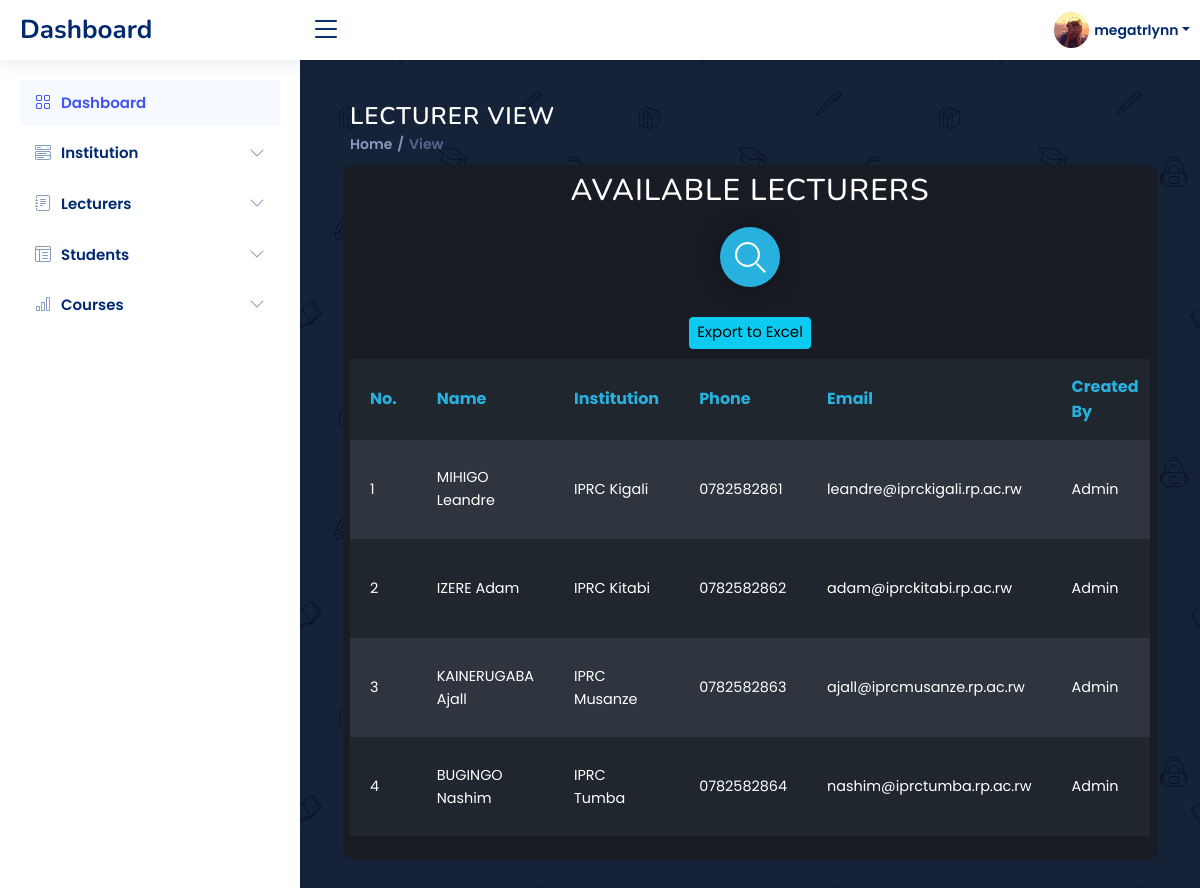
The app's page /dashboard/view2.php (signed in) with its own data.
### tables this page shows
CREATE TABLE `lecturers` (
  `id` int(11) NOT NULL,
  `institution_id` int(11) DEFAULT NULL,
  `name` varchar(255) DEFAULT NULL,
  `phone` varchar(20) DEFAULT NULL,
  `email` varchar(255) DEFAULT NULL,
  `users_id` int(11) DEFAULT NULL,
  `role_id` int(11) DEFAULT NULL,
  `created_by` varchar(255) DEFAULT NULL,
  `created_at` timestamp NOT NULL DEFAULT current_timestamp(),
  `updated_at` timestamp NOT NULL DEFAULT current_timestamp() ON UPDATE current_timestamp()
);

CREATE TABLE `institution` (
  `id` int(11) NOT NULL,
  `name` varchar(255) DEFAULT NULL,
  `physical_codes` varchar(255) DEFAULT NULL,
  `email` varchar(255) DEFAULT NULL,
  `phone` varchar(20) DEFAULT NULL,
  `created_by` varchar(255) DEFAULT NULL,
  `created_at` timestamp NOT NULL DEFAULT current_timestamp(),
  `updated_at` timestamp NOT NULL DEFAULT current_timestamp() ON UPDATE current_timestamp()
);

### dashboard/view2.php (the view, shortened to what this page needs)
<!DOCTYPE html>
<html lang="en">
<head>
  <link href="assets/vendor/bootstrap/css/bootstrap.min.css" rel="stylesheet">
  <link href="assets/vendor/bootstrap-icons/bootstrap-icons.css" rel="stylesheet">
  <link href="assets/vendor/boxicons/css/boxicons.min.css" rel="stylesheet">
  <link href="assets/vendor/quill/quill.snow.css" rel="stylesheet">
  <link href="assets/vendor/quill/quill.bubble.css" rel="stylesheet">
  <link href="assets/vendor/remixicon/remixicon.css" rel="stylesheet">
  <link href="assets/vendor/simple-datatables/style.css" rel="stylesheet">
  <link href="assets/css/style.css" rel="stylesheet">
  <link href="assets/css/style2.css" rel="stylesheet">
</head>
<body>
  <header id="header" class="header fixed-top d-flex align-items-center">
    <div class="d-flex align-items-center justify-content-between">
      <a href="dashboard.php" class="logo d-flex align-items-center">
        <span class="d-none d-lg-block">Dashboard</span>
      </a>
      <i class="bi bi-list toggle-sidebar-btn"></i>
    </div>
    <nav class="header-nav ms-auto">
      <ul class="d-flex align-items-center">
        <li class="nav-item dropdown pe-3">
          <a class="nav-link nav-profile d-flex align-items-center pe-0" href="#" data-bs-toggle="dropdown">
            <img src="assets/img/img1.png" alt="Profile" class="rounded-circle">
            <span class="d-none d-md-block dropdown-toggle ps-2"><?php echo $_SESSION['username']; ?></span>
          </a>
        </li>
      </ul>
    </nav>
  </header>
  <aside id="sidebar" class="sidebar">
    <ul class="sidebar-nav" id="sidebar-nav">
      <li class="nav-item">
        <a class="nav-link " href="dashboard.php">
          <i class="bi bi-grid"></i>
          <span>Dashboard</span>
        </a>
      </li>
      <li class="nav-item">
        <a class="nav-link collapsed" data-bs-target="#components-nav" data-bs-toggle="collapse" href="#">
          <i class="bi bi-menu-button-wide"></i><span>Institution</span><i class="bi bi-chevron-down ms-auto"></i>
        </a>
      </li>
      <li class="nav-item">
        <a class="nav-link collapsed" data-bs-target="#forms-nav" data-bs-toggle="collapse" href="#">
          <i class="bi bi-journal-text"></i><span>Lecturers</span><i class="bi bi-chevron-down ms-auto"></i>
        </a>
      </li>
      <li class="nav-item">
        <a class="nav-link collapsed" data-bs-target="#tables-nav" data-bs-toggle="collapse" href="#">
          <i class="bi bi-layout-text-window-reverse"></i><span>Students</span><i class="bi bi-chevron-down ms-auto"></i>
        </a>
      </li>
      <li class="nav-item">
        <a class="nav-link collapsed" data-bs-target="#charts-nav" data-bs-toggle="collapse" href="#">
          <i class="bi bi-bar-chart"></i><span>Courses</span><i class="bi bi-chevron-down ms-auto"></i>
        </a>
      </li>
    </ul>
  </aside>
  <main id="main" class="main">
    <div class="pagetitle">
      <h1 style="color: white; text-align: left;">Lecturer View</h1>
      <nav>
        <ol class="breadcrumb">
          <li class="breadcrumb-item"><a href="dashboard.php">Home</a></li>
          <li class="breadcrumb-item active">View</li>
        </ol>
      </nav>
    </div>
    <div class="row">
      <div class="col-md-12" id="maincont">
        <h1 style="color: white; margin-top: 5px; margin-bottom: -5px;">Available Lecturers</h1>
        <div class="table-1" style="overflow: auto; max-width: 100%;">
          <?php
          include 'phpback/dbconn.php';
            $stmt = $pdo->query("SELECT * FROM lecturers");
            $institutions = $stmt->fetchAll(PDO::FETCH_ASSOC);
          ?>
          <div class="cont">
            <div class="container-1">
              <div class="search"></div>
            </div>
          </div>
          <table id="data-table" style="table-layout: auto;">
            <tbody>
              <tr>
                <th>No.</th>
                <th>Name</th>
                <th>Institution</th>
                <th>Phone</th>
                <th>Email</th>
                <th>Created By</th>
                <center><button class="btn btn-info btn-rounded mt-3 mb-3" style="font-size: 15px; " id="export-btn">Export to Excel</button></center>
              </tr>
              <tr>
              <?php
              $i = 1;
              foreach ($institutions as $institution): ?>
                <td data-th="No."><?php echo $i; ?></td>
                <td data-th="Name"><?php echo $institution['name']; ?></td>
                <?php
                  $institution_id = $institution['institution_id'];
                  $stmt_inst = $pdo->prepare("SELECT name FROM institution WHERE id = :institution_id");
                  $stmt_inst->execute(['institution_id' => $institution_id]);
                  $institution_name = $stmt_inst->fetchColumn();
                ?>
                <td data-th="Institution"><?php echo $institution_name; ?></td>
                <td data-th="Phone"><?php echo $institution['phone']; ?></td>
                <td data-th="Email"><?php echo $institution['email']; ?></td>
                <td data-th="Created By"><?php echo $institution['created_by']; ?></td>
              </tr>
              <?php
              $i++;
              endforeach; ?>
            </tbody>
          </table>
        </div>
      </div>
    </div>
  </main>
</body>
</html>

### dashboard/assets/css/style.css (style rules this page uses)
:root { scroll-behavior: smooth; }
body { font-family: "Open Sans", sans-serif; background: #f6f9ff; color: #444444; }
a { color: #4154f1; text-decoration: none; }
h1, h2, h3, h4, h5, h6 { font-family: "Nunito", sans-serif; }
#maincont { border-radius: 10px; }
#main { margin-top: 60px; padding: 20px 30px; transition: all 0.3s; }
.pagetitle { margin-bottom: 10px; }
.pagetitle h1 { font-size: 24px; margin-bottom: 0; font-weight: 600; color: #012970; }
.breadcrumb { font-size: 14px; font-family: "Nunito", sans-serif; color: #899bbd; font-weight: 600; }
.breadcrumb a { color: #899bbd; transition: 0.3s; }
.breadcrumb .breadcrumb-item::before { color: #899bbd; }
.breadcrumb .active { color: #51678f; font-weight: 600; }
.logo { line-height: 1; }
@media (min-width: 1200px) { .logo { width: 280px; } }
.logo span { font-size: 26px; font-weight: 700; color: #012970; font-family: "Nunito", sans-serif; }
.header { transition: all 0.5s; z-index: 997; height: 60px; box-shadow: 0px 2px 20px rgba(1, 41, 112, 0.1); background-color: #fff; padding-left: 20px; }
.header .toggle-sidebar-btn { font-size: 32px; padding-left: 10px; cursor: pointer; color: #012970; }
.header-nav ul { list-style: none; }
.header-nav>ul { margin: 0; padding: 0; }
.header-nav .nav-profile { color: #012970; }
.header-nav .nav-profile img { max-height: 36px; }
.header-nav .nav-profile span { font-size: 14px; font-weight: 600; }
.sidebar { position: fixed; top: 60px; left: 0; bottom: 0; width: 300px; z-index: 996; transition: all 0.3s; padding: 20px; overflow-y: auto; scrollbar-width: thin; scrollbar-color: #aab7cf transparent; box-shadow: 0px 0px 20px rgba(1, 41, 112, 0.1); background-color: #fff; }
@media (min-width: 1200px) { #main, #footer { margin-left: 300px; } }
.sidebar-nav { padding: 0; margin: 0; list-style: none; }
.sidebar-nav li { padding: 0; margin: 0; list-style: none; }
.sidebar-nav .nav-item { margin-bottom: 5px; }
.sidebar-nav .nav-link { display: flex; align-items: center; font-size: 15px; font-weight: 600; color: #4154f1; transition: 0.3; background: #f6f9ff; padding: 10px 15px; border-radius: 4px; }
.sidebar-nav .nav-link i { font-size: 16px; margin-right: 10px; color: #4154f1; }
.sidebar-nav .nav-link.collapsed { color: #012970; background: #fff; }
.sidebar-nav .nav-link.collapsed i { color: #899bbd; }
.sidebar-nav .nav-link .bi-chevron-down { margin-right: 0; transition: transform 0.2s ease-in-out; }

### dashboard/assets/css/style2.css (style rules this page uses)
#maincont { border-radius: 10px; background-color: rgb(25, 28, 37); width: 100%; }
html { font-size: 62.5%; }
body { font-size: 1.6rem; line-height: 1.6; color: #20262e; background-color: #28b1de; -webkit-font-smoothing: antialiased; -moz-osx-font-smoothing: grayscale; }
h1 { text-align: center; font-size: 3rem; color: rgba(255, 255, 255, .8); text-transform: uppercase; line-height: 1.375; margin: 0 0 2.4rem 0; letter-spacing: 1px }
table { width: 100%; min-width: 300px; margin-bottom: 2.4rem; background-color: #20262e; color: #fff; overflow: hidden; }
table tr:nth-child(even) { background-color: rgb(46, 53, 62); }
table th, table td:before { color: #28b1de; }
table th { display: none; }
table th, table td { margin: .5rem 2rem; text-align: left; }
table td { display: block; font-size: 90%; }
table td:first-child { padding-top: 1rem; }
table td:before { content: attr(data-th) ':\00a0'; font-weight: bold; min-width: 8rem; display: inline-block; }
@media (min-width: 600px) { table td:before { display: none; } }
@media (min-width: 600px) { table th, table td { display: table-cell; } }
@media (min-width: 600px) { table th, table td, table td:first-child, table td:last-child { padding: 1.5rem 2rem; } }
* { margin: 0; padding: 0; box-sizing: border-box; font-family: "Poppins", sans-serif; }
body { min-height: 80vh; display: relative; align-items: center; justify-content: center; padding: 20px; background-image: url(../../../assets/images/courses-bg.jpg); }

### records on screen
lecturers: name "MIHIGO Leandre", institution.name "IPRC Kigali", phone "0782582861", email "leandre@iprckigali.rp.ac.rw", created_by "Admin"
lecturers: name "IZERE Adam", institution.name "IPRC Kitabi", phone "0782582862", email "adam@iprckitabi.rp.ac.rw", created_by "Admin"
lecturers: name "KAINERUGABA Ajall", institution.name "IPRC Musanze", phone "0782582863", email "ajall@iprcmusanze.rp.ac.rw", created_by "Admin"
lecturers: name "BUGINGO Nashim", institution.name "IPRC Tumba", phone "0782582864", email "nashim@iprctumba.rp.ac.rw", created_by "Admin"

### other values on screen
$_SESSION['username'] "megatrlynn"
